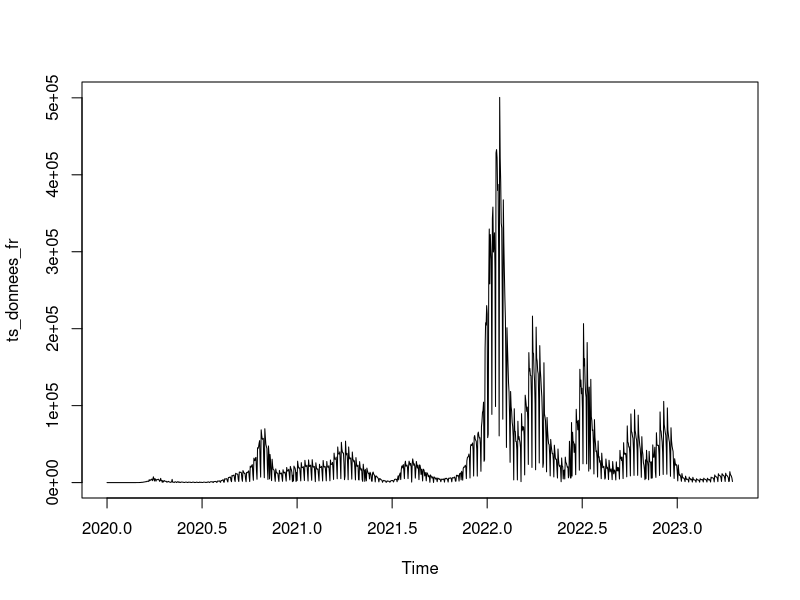
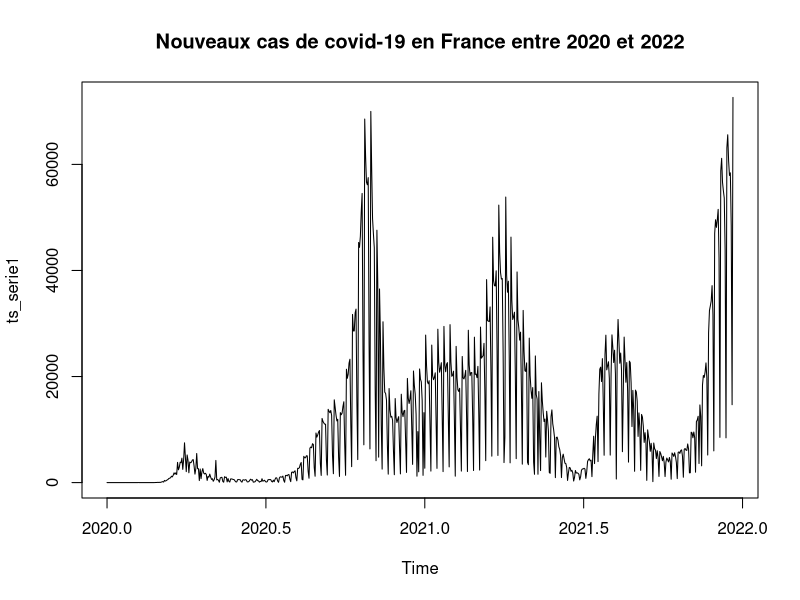
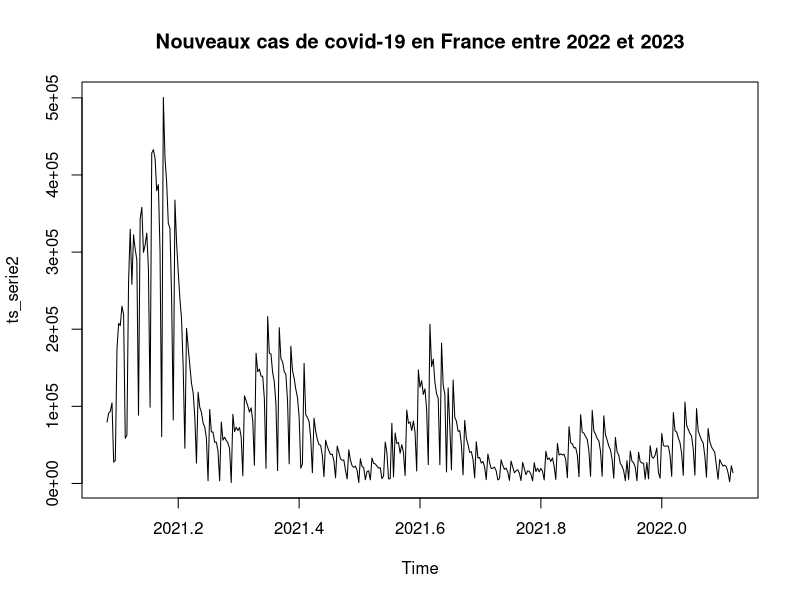
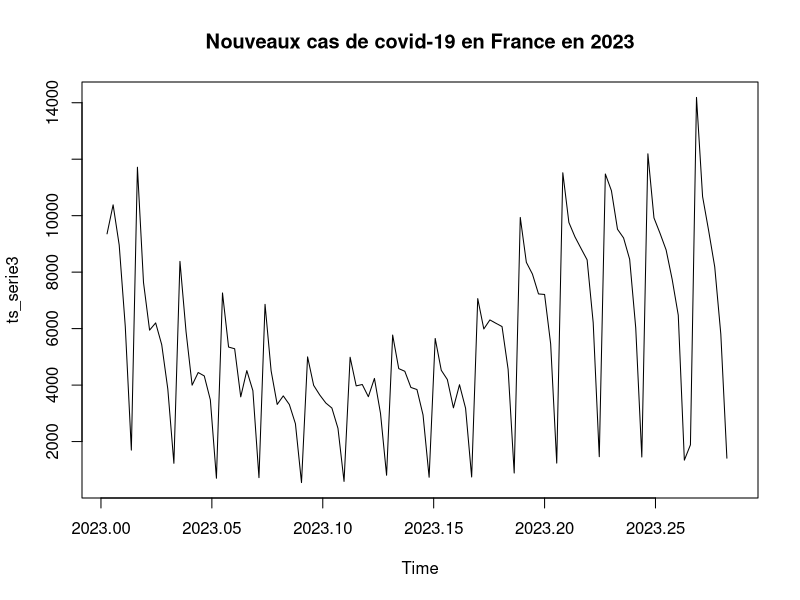
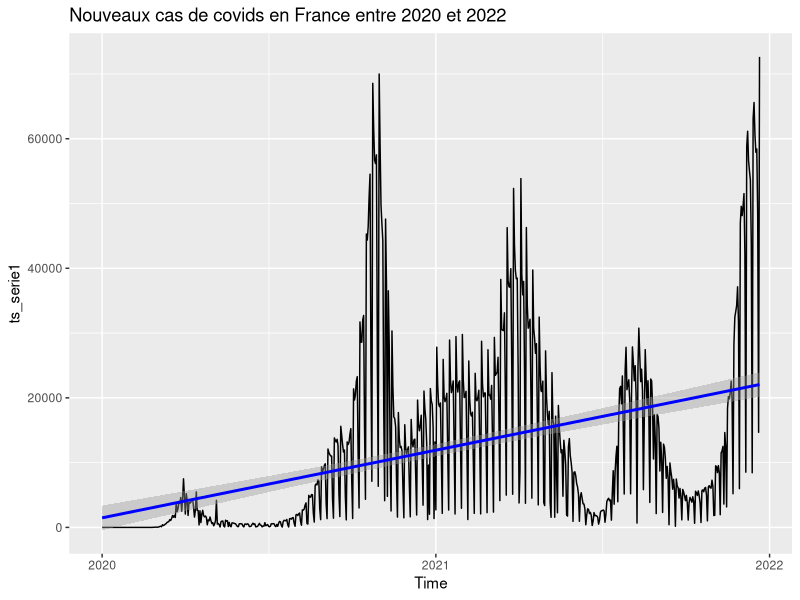
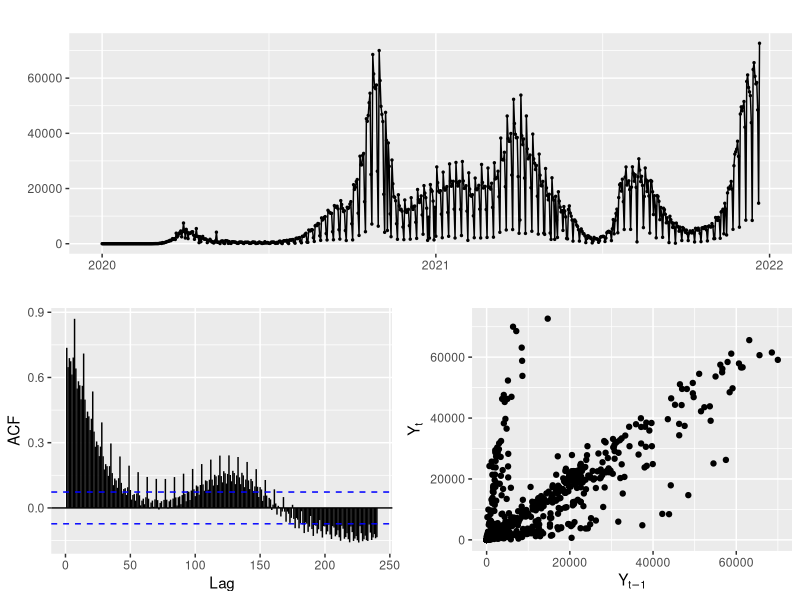
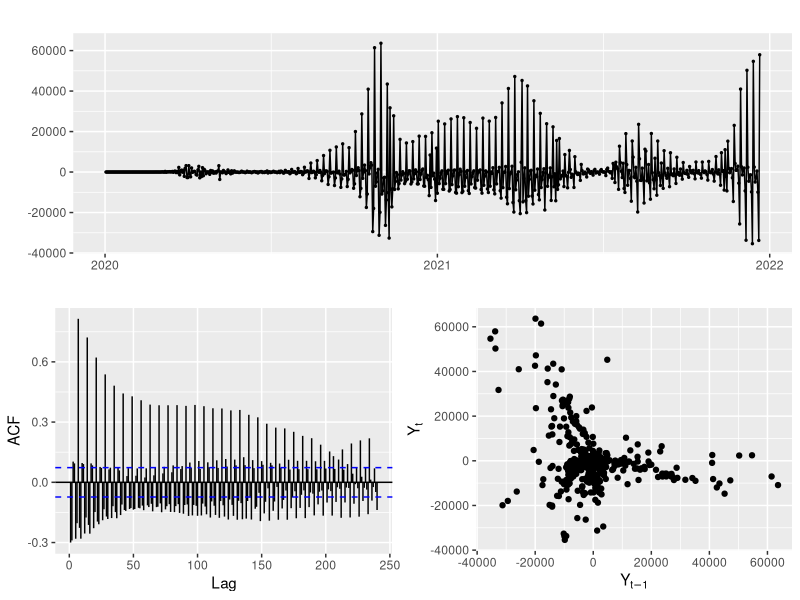
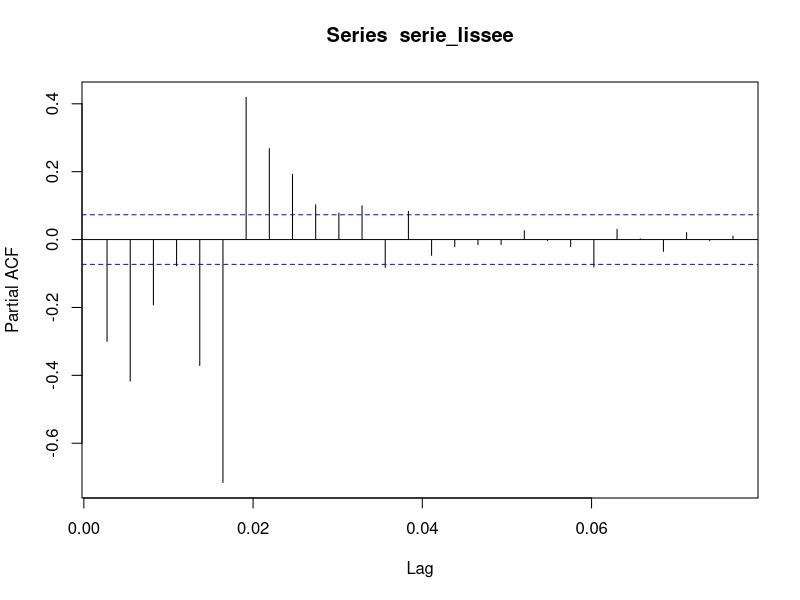

The R source for these figures, in order:
## ---- chunk 1
library(tidyverse)
library(forecast)
## ---- chunk 2
donnees_fr <- read.csv("covid_france.csv",sep=",")
summary(donnees_fr)
## ---- chunk 3
min(donnees_fr$date)
max(donnees_fr$date)
## ---- chunk 4
ts_donnees_fr <- ts(donnees_fr$new_cases,start = c(2020,1,3), frequency = 365)
# class(ts_donnees_fr)
## ---- chunk 5
plot(ts_donnees_fr)
## ---- chunk 6
serie1 <- donnees_fr |> 
  filter(date<="2021-12-22")
# serie1
ts_serie1 <- ts(serie1$new_cases,start = c(2020,1,3), frequency = 365)



serie2 <- donnees_fr |> 
  filter(date>"2021-12-22", date<="2023-01-05")
# serie2

ts_serie2 <- ts(serie2$new_cases,start = c(2021,31,12), frequency = 365)



serie3 <- donnees_fr |> 
  filter(date>"2023-01-05")

ts_serie3 <- ts(serie3$new_cases,start = c(2023,2,5), frequency = 365)
## ---- chunk 7
plot(ts_serie1,main="Nouveaux cas de covid-19 en France entre 2020 et 2022")
## ---- chunk 8
plot(ts_serie2,main="Nouveaux cas de covid-19 en France entre 2022 et 2023")
## ---- chunk 9
plot(ts_serie3,main="Nouveaux cas de covid-19 en France en 2023")
## ---- chunk 10
autoplot(ts_serie1)+
  geom_smooth(method = lm,color="blue")+
  ggtitle("Nouveaux cas de covids en France entre 2020 et 2022")
## ---- chunk 11
mean(ts_serie1)
## ---- chunk 12
ts_serie1 |> 
  ggtsdisplay(plot.type = "scatter",smooth=FALSE)
## ---- chunk 13
# mod_stl_add <- stl(ts_serie1, s.window = "periodic")
## ---- chunk 14
# serie1 |>  ggplot() +
#   geom_line(aes(x = date, y=new_cases, color="Xt")) +
#   geom_line(aes(x=date, y=trend+seasonal, color="mt+st")) + 
#   geom_line(aes(x=date, y=trend, color="mt")) +
#   scale_color_manual(values = c("red", "blue", "black")) +
#   theme(legend.position = c(0.8, 0.08), legend.direction = "horizontal") +
#   labs(colour = "Modele") + 
#   ggtitle("Modèle additif") +
#   xlab("Années") + 
#   ylab("Nombre de cas de varicelles") + theme_minimal()
## ---- chunk 15
ndiffs(ts_serie1) # On nous conseille de différencier la série 1 fois

serie_lissee <- ts_serie1 |> 
  diff(lag=1)

ndiffs(serie_lissee) # la série a été différencié comme il faut
## ---- chunk 16
serie_lissee |> 
  ggtsdisplay(plot.type = "scatter",smooth=FALSE)
## ---- chunk 17
pacf(serie_lissee)
## ---- chunk 18
# auto.arima(serie_lissee,d=1,D=1,stepwise = FALSE,approximation=FALSE,trace=TRUE)
## ---- chunk 19
t <- 1:length(ts_serie1)
x <- outer(t,1:6)*(pi/6)
df <- data.frame(ts_serie1,t,cos(x),sin(x[,-6])) 
ts_serie1_lm <- lm(data=df,ts_serie1~.)

summary(ts_serie1_lm)
